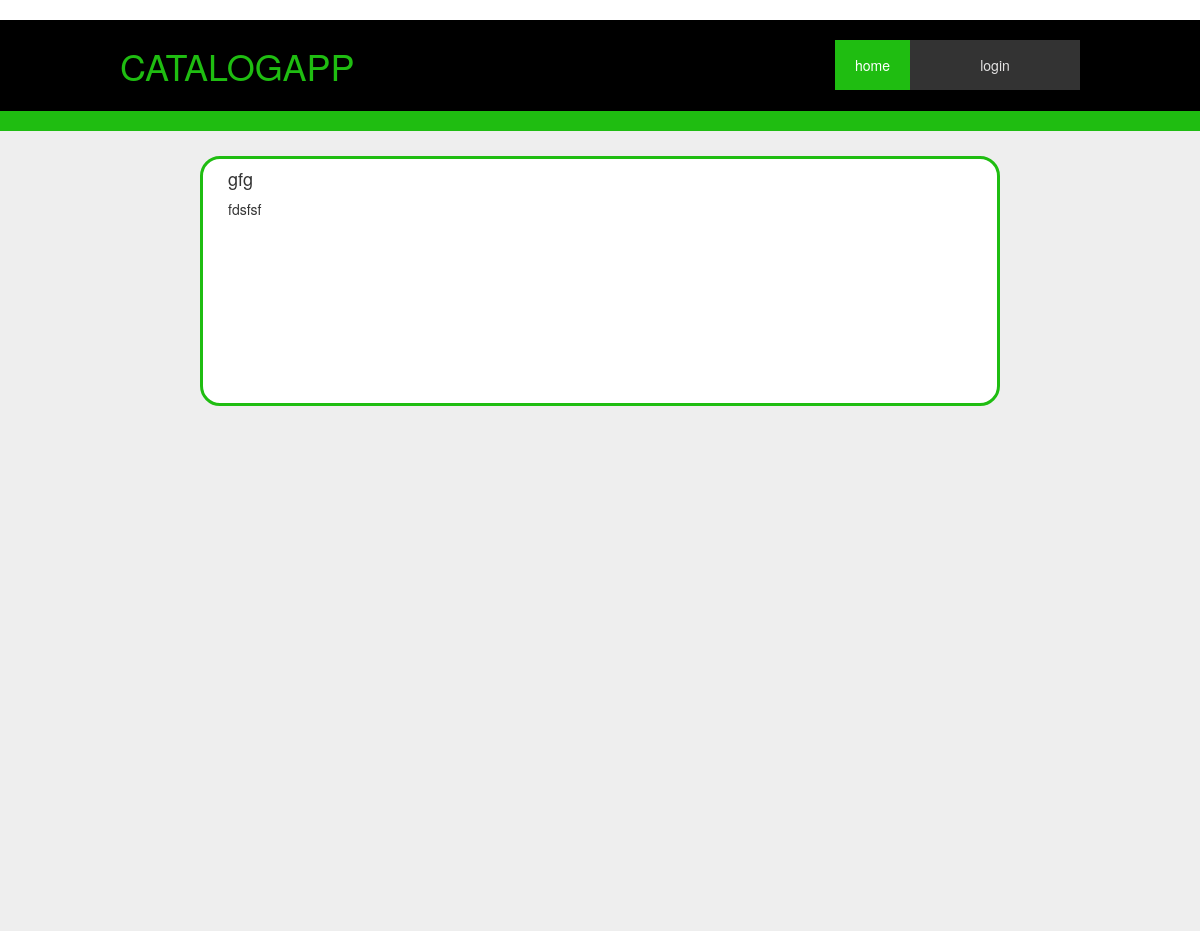
The page /catalog/soccer/Football boots/info?item_id=9 on the database as committed earlier.
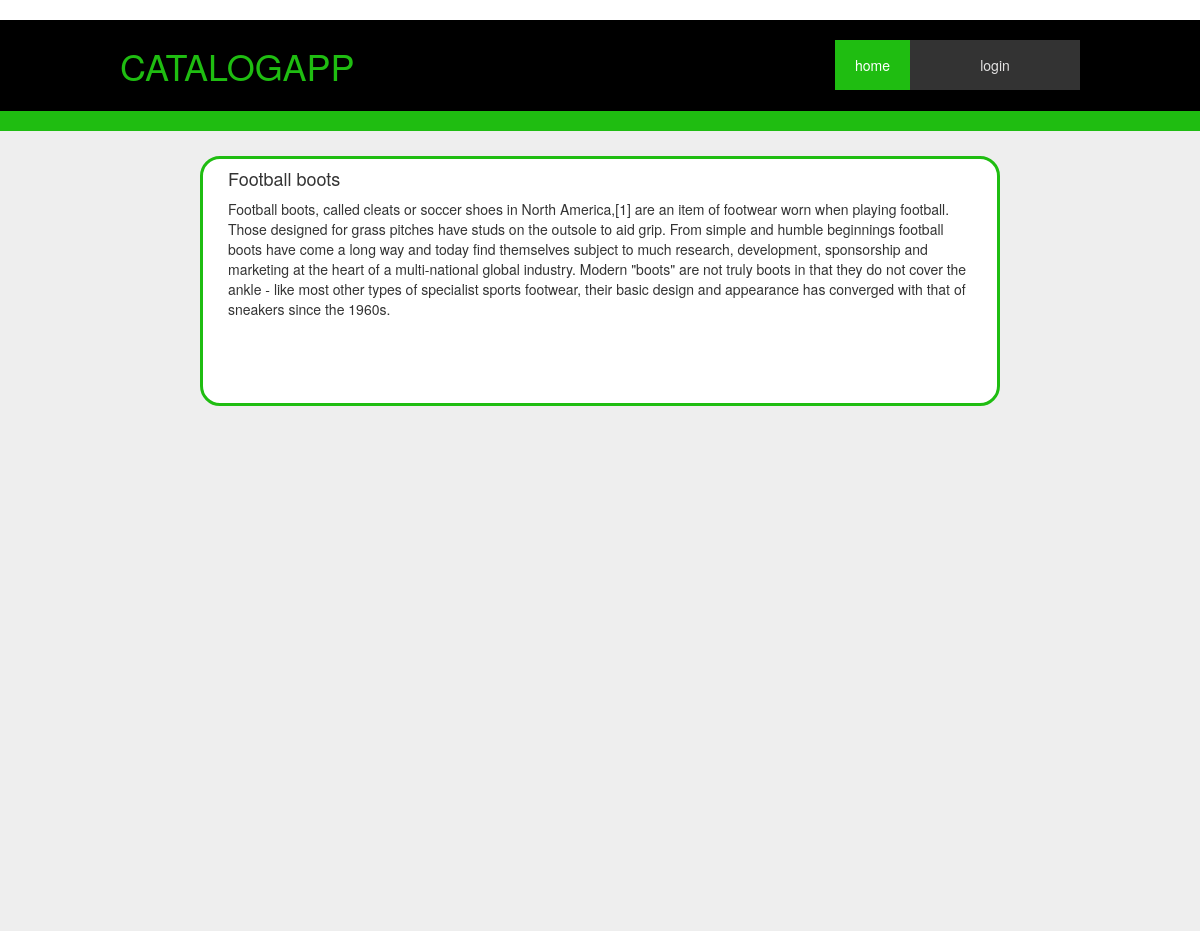
The same page on the database as committed later.
### db_setup.py (models this page shows, shortened)
class Item(Base):
    __tablename__ = 'item'
    id = Column(Integer, primary_key=True)
    name = Column(String(80), nullable=False)
    description = Column(String(250))
    photo = Column(String(250))
    category_id = Column(Integer, ForeignKey('category.id'))
    category = relationship(Category)
    user_id = Column(Integer, ForeignKey('user.id'))
    user = relationship(User)

### catalogapp.py (the view)
@app.route('/catalog/<string:category>/<string:item>/info')
def itemInfo(category, item):
    item_id = request.args.get('item_id')
    item = session.query(Item).filter_by(id=item_id).one()
    if session_login.get('user_id') is not None and \
       session_login['user_id'] == item.user_id:
        return render_template('iteminfo_log.html', item=item)
    return render_template('iteminfo.html', item=item)

### templates/iteminfo.html
﻿{% extends "main.html" %}
{% block content %}
{% include "header.html" %}
    <div  class="bg-gry">
        <div style="margin: 0 auto;">
            <div  class="details">
                <h4>{{item.name}}</h4>
                <p>{{item.description}}</p>
            </div>
        </div>
    </div>
{% endblock %}

Rows that differ between the two databases and show on the page:
changed Item: name "gfg" → "Football boots"; description "fdsfsf" → "Football boots, called cleats or soccer shoes in North America,[1] are an item of footwear worn when playing football. Those designed for grass pitches have studs on the outsole to aid grip. From simple and humble beginnings football boots have come a long way and today find themselves subject to much research, development, sponsorship and marketing at the heart of a multi-national global industry. Modern \"boots\" are not truly boots in that they do not cover the ankle - like most other types of specialist sports footwear, their basic design and appearance has converged with that of sneakers since the 1960s."
